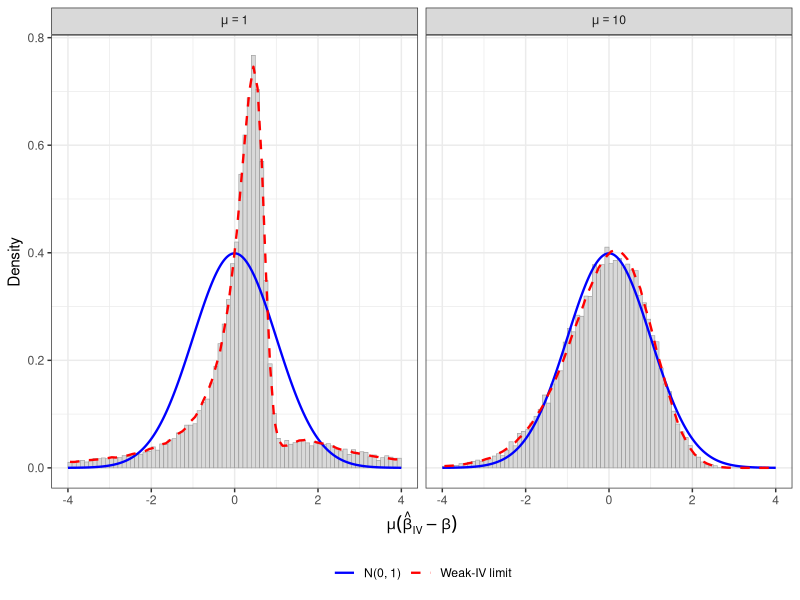
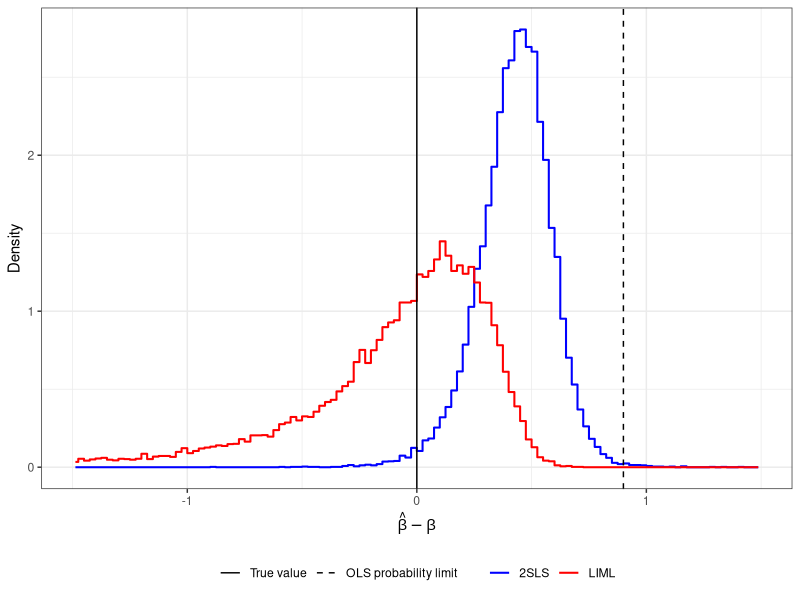

Write the R code that produced these figures, in order.
#!/usr/bin/env Rscript

library(ggplot2)

set.seed(2026)

n <- 500
reps <- 20000
beta <- 1
rho <- 0.9

# (e_i, u_i) jointly normal with unit variances and correlation rho
draw_errors <- function(n, reps) {
  u <- matrix(rnorm(n * reps), nrow = n)
  e <- rho * u + sqrt(1 - rho^2) * matrix(rnorm(n * reps), nrow = n)
  list(e = e, u = u)
}

# Demeaning partials out the intercept, the only included exogenous regressor
center <- function(A) sweep(A, 2, colMeans(A))

# Histogram densities on a fixed window, normalized by the total number of draws,
# so heavy tails outside the window are not rescaled into it
binned_density <- function(draws, breaks) {
  counts <- table(cut(draws, breaks))
  data.frame(
    x = head(breaks, -1) + diff(breaks) / 2,
    density = as.numeric(counts) / (length(draws) * diff(breaks))
  )
}

# ---------------------------------------------------------------------------
# Part 1: one instrument and an intercept, x = mu z / sqrt(n) + u
# ---------------------------------------------------------------------------

simulate_just_identified <- function(mu) {
  z <- center(matrix(rnorm(n * reps), nrow = n))
  errors <- draw_errors(n, reps)
  x <- center(z * mu / sqrt(n) + errors$u)
  y <- center(x * beta + errors$e)

  szz <- colSums(z * z)
  szx <- colSums(z * x)
  szy <- colSums(z * y)

  beta_iv <- szy / szx
  sigma2_e <- colSums((y - sweep(x, 2, beta_iv, `*`))^2) / n
  t_stat <- (beta_iv - beta) / sqrt(sigma2_e * szz / szx^2)

  gamma_hat <- szx / szz
  sigma2_u <- colSums((x - sweep(z, 2, gamma_hat, `*`))^2) / (n - 2)
  first_stage_f <- gamma_hat^2 * szz / sigma2_u

  r <- y - x * beta
  szr <- colSums(z * r)
  explained <- szr^2 / szz
  ar <- explained / ((colSums(r * r) - explained) / (n - 2))

  data.frame(
    mu = mu,
    scaled_error = mu * (beta_iv - beta),
    t_stat = t_stat,
    first_stage_f = first_stage_f,
    ar = ar
  )
}

# Staiger-Stock limit of mu (beta_iv - beta): mu xi_e / (mu + xi_u)
weak_iv_limit <- function(mu, draws = 1e6) {
  xi_u <- rnorm(draws)
  xi_e <- rho * xi_u + sqrt(1 - rho^2) * rnorm(draws)
  mu * xi_e / (mu + xi_u)
}

just_identified <- lapply(c(1, 10), simulate_just_identified)

breaks <- seq(-4, 4, by = 0.1)
grid <- seq(-4, 4, length.out = 401)

histograms <- do.call(rbind, lapply(just_identified, function(sim) {
  cbind(mu = sim$mu[1], binned_density(sim$scaled_error, breaks))
}))
curves <- do.call(rbind, lapply(c(1, 10), function(mu) {
  rbind(
    data.frame(mu = mu, x = grid, density = dnorm(grid), curve = "N(0, 1)"),
    cbind(
      mu = mu,
      binned_density(weak_iv_limit(mu), breaks),
      curve = "Weak-IV limit"
    )
  )
}))

plot_iv <- ggplot() +
  geom_col(
    data = histograms,
    aes(x = x, y = density),
    width = 0.1,
    fill = "gray85",
    colour = "gray60",
    linewidth = 0.2
  ) +
  geom_line(
    data = curves,
    aes(x = x, y = density, colour = curve, linetype = curve),
    linewidth = 0.8
  ) +
  facet_wrap(~mu, labeller = label_bquote(mu == .(mu))) +
  scale_colour_manual(
    name = NULL,
    values = c("N(0, 1)" = "blue", "Weak-IV limit" = "red")
  ) +
  scale_linetype_manual(
    name = NULL,
    values = c("N(0, 1)" = "solid", "Weak-IV limit" = "dashed")
  ) +
  labs(x = expression(mu * (hat(beta)[IV] - beta)), y = "Density") +
  theme_bw() +
  theme(legend.position = "bottom")

ggsave("iv-distribution.pdf", plot_iv, width = 8, height = 4)

# ---------------------------------------------------------------------------
# Part 2: q = 10 instruments, 2SLS and LIML as k-class estimators
# ---------------------------------------------------------------------------

q <- 10
concentration <- 10

# k-class estimator from 2 x 2 moment matrices of W = [y, x]
k_class <- function(WW, WMW, kappa) {
  A <- WW - kappa * WMW
  A[2, 1] / A[2, 2]
}

simulate_over_identified <- function() {
  # gamma_2 = c / sqrt(n) with equal components and c'c = concentration
  gamma <- rep(sqrt(concentration / q), q) / sqrt(n)
  results <- matrix(NA_real_, nrow = reps, ncol = 6)
  for (rep in seq_len(reps)) {
    Z <- center(matrix(rnorm(n * q), nrow = n))
    errors <- draw_errors(n, 1)
    x <- Z %*% gamma + errors$u
    y <- x * beta + errors$e
    W <- center(cbind(y, x))

    ZW <- crossprod(Z, W)
    WW <- crossprod(W)
    WPW <- crossprod(ZW, solve(crossprod(Z), ZW))
    WMW <- WW - WPW

    kappa_liml <- min(Re(eigen(solve(WMW, WW), only.values = TRUE)$values))
    estimates <- c(
      tsls = k_class(WW, WMW, 1),
      liml = k_class(WW, WMW, kappa_liml)
    )

    # Conventional t statistics: sigma2 (x'(I - kappa M_Z) x)^{-1}
    t_stats <- sapply(c(tsls = 1, liml = kappa_liml), function(kappa) {
      b <- k_class(WW, WMW, kappa)
      a <- c(1, -b)
      sigma2 <- sum(a * (WW %*% a)) / n
      (b - beta) / sqrt(sigma2 / (WW[2, 2] - kappa * WMW[2, 2]))
    })

    a0 <- c(1, -beta)
    ar <- (sum(a0 * (WPW %*% a0)) / q) / (sum(a0 * (WMW %*% a0)) / (n - q - 1))
    first_stage_f <- (WPW[2, 2] / q) / (WMW[2, 2] / (n - q - 1))

    results[rep, ] <- c(estimates[c("tsls", "liml")], t_stats, ar, first_stage_f)
  }
  colnames(results) <- c("tsls", "liml", "t_tsls", "t_liml", "ar", "first_stage_f")
  as.data.frame(results)
}

over_identified <- simulate_over_identified()

estimator_breaks <- seq(-1.5, 1.5, by = 0.025)
estimator_densities <- rbind(
  cbind(
    estimator = "2SLS",
    binned_density(over_identified$tsls - beta, estimator_breaks)
  ),
  cbind(
    estimator = "LIML",
    binned_density(over_identified$liml - beta, estimator_breaks)
  )
)

plot_k_class <- ggplot(
  estimator_densities,
  aes(x = x, y = density, colour = estimator)
) +
  geom_step(direction = "mid", linewidth = 0.7) +
  geom_vline(
    aes(xintercept = value, linetype = label),
    data = data.frame(
      value = c(0, rho),
      label = c("True value", "OLS probability limit")
    ),
    key_glyph = "path"
  ) +
  scale_colour_manual(
    name = NULL,
    values = c("2SLS" = "blue", "LIML" = "red")
  ) +
  scale_linetype_manual(
    name = NULL,
    values = c("True value" = "solid", "OLS probability limit" = "dashed"),
    breaks = c("True value", "OLS probability limit")
  ) +
  labs(x = expression(hat(beta) - beta), y = "Density") +
  theme_bw() +
  theme(legend.position = "bottom")

ggsave("liml-vs-2sls.pdf", plot_k_class, width = 8, height = 4)

# ---------------------------------------------------------------------------
# Rejection rates of nominal 5% tests of H0: beta = 1 (true)
# ---------------------------------------------------------------------------

rejection_rates <- rbind(
  do.call(rbind, lapply(just_identified, function(sim) {
    data.frame(
      design = paste0("q = 1, mu = ", sim$mu[1]),
      mean_first_stage_f = mean(sim$first_stage_f),
      reject_t = mean(abs(sim$t_stat) > qnorm(0.975)),
      reject_t_liml = NA,
      reject_ar = mean(sim$ar > qf(0.95, 1, n - 2))
    )
  })),
  data.frame(
    design = paste0("q = ", q, ", lambda = ", concentration),
    mean_first_stage_f = mean(over_identified$first_stage_f),
    reject_t = mean(abs(over_identified$t_tsls) > qnorm(0.975)),
    reject_t_liml = mean(abs(over_identified$t_liml) > qnorm(0.975)),
    reject_ar = mean(over_identified$ar > qf(0.95, q, n - q - 1))
  )
)

median_bias <- c(
  tsls = median(over_identified$tsls) - beta,
  liml = median(over_identified$liml) - beta
)

print(rejection_rates, digits = 4)
cat("Median bias, 2SLS:", median_bias["tsls"], "\n")
cat("Median bias, LIML:", median_bias["liml"], "\n")

write.csv(rejection_rates, "rejection-rates.csv", row.names = FALSE)
